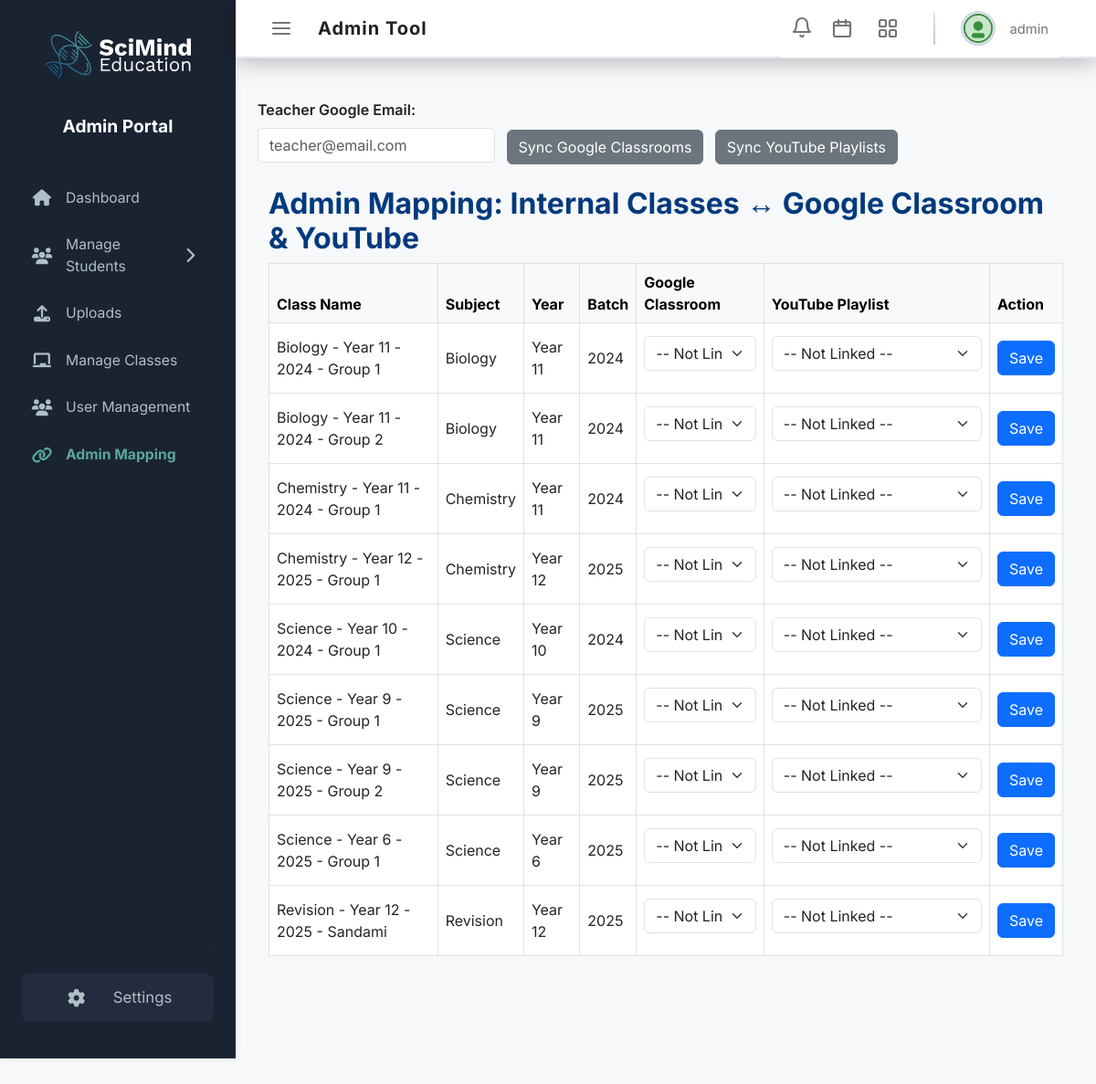
/admin/mapping (signed in), run on the app's committed database.
### app.py (models this page shows, shortened)
class UserAccount(UserMixin, db.Model):
    __tablename__ = 'user_account'
    id = db.Column(db.Integer, primary_key=True)
    username = db.Column(db.String, unique=True, nullable=False)
    email = db.Column(db.String, unique=True, nullable=False)
    password_hash = db.Column(db.String, nullable=False)
    role = db.Column(db.String)
    active = db.Column(db.Boolean, default=True)
    created_at = db.Column(db.DateTime, default=datetime.utcnow)
    google_email = db.Column(db.String)
    profile_picture_url = db.Column(db.Text)
    classes_taught = db.relationship('Class', foreign_keys='Class.class_teacher', backref='teacher', lazy='dynamic')
    classes_updated = db.relationship('Class', foreign_keys='Class.updated_by', backref='class_updated_by', lazy='dynamic')
    videos_uploaded = db.relationship('Video', foreign_keys='Video.uploaded_by', backref='uploader', lazy='dynamic')
    student_fees_updated = db.relationship('StudentFee', foreign_keys='StudentFee.updated_by', backref='fee_updated_by', lazy='dynamic')
    attendances_updated = db.relationship('Attendance', foreign_keys='Attendance.updated_by', backref='attendance_updated_by', lazy='dynamic')
    payments_updated = db.relationship('Payment', foreign_keys='Payment.updated_by', backref='payment_updated_by', lazy='dynamic')
    google_accounts_owned = db.relationship('GoogleIntegrationAccount', foreign_keys='GoogleIntegrationAccount.owner_user_id', backref='owner', lazy='dynamic')
    google_courses_created = db.relationship('GoogleClassroomCourse', foreign_keys='GoogleClassroomCourse.created_by', backref='course_creator', lazy='dynamic')

class Class(db.Model):
    __tablename__ = 'class'
    id = db.Column(db.Integer, primary_key=True)
    class_code = db.Column(db.String, unique=True, nullable=False)
    class_status = db.Column(db.String)
    class_name = db.Column(db.String)
    subject = db.Column(db.String)
    year_level = db.Column(db.String)
    batch = db.Column(db.String)
    sub_batch = db.Column(db.String)
    class_type = db.Column(db.String)
    description = db.Column(db.String)
    playlist_id = db.Column(db.String)
    class_created = db.Column(db.DateTime)
    class_teacher = db.Column(db.Integer, db.ForeignKey('user_account.id'))
    class_day = db.Column(db.String)
    class_time = db.Column(db.String)
    class_location = db.Column(db.String)
    updated_by = db.Column(db.Integer, db.ForeignKey('user_account.id'))
    updated_at = db.Column(db.DateTime)
    videos = db.relationship('Video', backref='class_', lazy='dynamic')
    assignments = db.relationship('StudentClassAssignment', backref='class_', lazy='dynamic')
    fees = db.relationship('StudentFee', backref='class_', lazy='dynamic')
    attendances = db.relationship('Attendance', backref='class_', lazy='dynamic')
    google_courses = db.relationship('GoogleClassroomCourse', backref='class_', lazy='dynamic')

### app.py (the view)
@app.route('/admin/mapping')
@login_required
@admin_required
def admin_mapping():
    classes = Class.query.all()
    gclass_courses = GoogleClassroomCourse.query.all()
    from sqlalchemy import func
    playlists = db.session.query(
        Video.youtube_playlist_id, func.max(Video.title)
    ).group_by(Video.youtube_playlist_id).all()
    return render_template(
        'admin_mapping.html',
        classes=classes,
        gclass_courses=gclass_courses,
        playlists=playlists
    )

### templates/admin_mapping.html (shortened to what this page needs)
{% extends "layout.html" %}
{% block pagetitle %}Admin Tool{% endblock %}
{% block content %}
<div class="mb-3">
  <label for="sync-teacher-email" class="form-label">Teacher Google Email:</label>
  <input type="email" id="sync-teacher-email" class="form-control d-inline-block" style="width:auto;" placeholder="teacher@email.com">
  <button class="btn btn-secondary ms-2" id="btn-sync-gclass">Sync Google Classrooms</button>
  <button class="btn btn-secondary ms-2" id="btn-sync-yt">Sync YouTube Playlists</button>
</div>
<div class="container mt-4">
  <h2>Admin Mapping: Internal Classes ↔ Google Classroom & YouTube</h2>
  <div class="table-responsive">
    <table class="table table-bordered align-middle" id="mapping-table">
      <thead class="table-light">
        <tr>
          <th>Class Name</th>
          <th>Subject</th>
          <th>Year</th>
          <th>Batch</th>
          <th>Google Classroom</th>
          <th>YouTube Playlist</th>
          <th>Action</th>
        </tr>
      </thead>
      <tbody>
        {% for c in classes %}
        <tr data-class-code="{{ c.class_code }}">
          <td>{{ c.class_name }}</td>
          <td>{{ c.subject }}</td>
          <td>{{ c.year_level }}</td>
          <td>{{ c.batch }}</td>
          <td>
            <select class="form-select gclass-select" data-initial="{{ c.courseId or '' }}">
              <option value="">-- Not Linked --</option>
            </select>
          </td>
          <td>
            <select class="form-select playlist-select" data-initial="{{ c.playlist_id or '' }}">
              <option value="">-- Not Linked --</option>
            </select>
          </td>
          <td>
            <button class="btn btn-primary btn-save-mapping">Save</button>
          </td>
        </tr>
        {% endfor %}
      </tbody>
    </table>
  </div>
</div>
{% endblock %}

### templates/layout.html (shortened to what this page needs)
<!DOCTYPE html>
<html lang="en">
<head>
  <link href="https://cdn.jsdelivr.net/npm/bootstrap@5.3.0/dist/css/bootstrap.min.css" rel="stylesheet">
  <link rel="stylesheet" href="{{ url_for('static', filename='style.css') }}" />
  <link rel="stylesheet" href="https://cdnjs.cloudflare.com/ajax/libs/font-awesome/6.4.0/css/all.min.css">
</head>
<body>
  <header class="topbar" style="position:fixed; top:0; left:258px; width:calc(100% - 258px); height:64px; background: #fff;; color:#222; box-shadow:0 4px 24px #0004; border-bottom:2px solid #e0e6ed; display:flex; align-items:center; justify-content:space-between; padding:0 0 0 36px; z-index:200; transition:left 0.22s, width 0.22s;">
    <div class="topbar-left" style="display:flex; align-items:center; gap:18px;">
      <button id="sidebar-collapse-btn" title="Collapse Sidebar" style="background:none; border:none; color:#757575; font-size:1.4em; padding:0 8px 0 0; cursor:pointer; border-radius:8px; transition:color 0.18s; display:flex; align-items:center; justify-content:center;">
        <svg width="28" height="28" viewBox="0 0 28 28" fill="none" xmlns="http://www.w3.org/2000/svg" style="display:block;" stroke="#757575" stroke-width="2.2" stroke-linecap="round">
          <line x1="5" y1="8" x2="23" y2="8" />
          <line x1="5" y1="14" x2="23" y2="14" />
          <line x1="5" y1="20" x2="23" y2="20" />
        </svg>
      </button>
      <span class="portal-title" style="font-size:1.25rem; font-weight:700;">{% block pagetitle %}DASHBOARD{% endblock %}</span>
    </div>
    <div class="topbar-right" style="display:flex; align-items:center; gap:10px; flex-wrap:nowrap; position:relative; height:64px; z-index:9999; background:#fff; overflow-x:visible; margin-left:auto; min-width:0; max-width:100%;">
      <button class="btn btn-link position-relative" style="color:#757575; font-size:1.2em; padding:0; background:none; border:none; border-radius:8px; z-index:999999;" title="Notifications">
        <svg xmlns="http://www.w3.org/2000/svg" width="28" height="28" fill="none" stroke="#757575" stroke-width="2.2" stroke-linecap="round" stroke-linejoin="round" class="lucide lucide-bell"><path d="M18 8A6 6 0 0 0 6 8c0 7-3 9-3 9h18s-3-2-3-9"/><path d="M13.73 21a2 2 0 0 1-3.46 0"/></svg>
      </button>
      <div class="calendar-widget-dropdown" style="position:relative;">
        <button id="calendar-widget-btn" class="btn btn-link position-relative" style="color:#757575; font-size:1.35em; padding:0 6px; background:none; border:none; border-radius:8px; z-index:999999;" title="Calendar Quick View">
          <svg xmlns="http://www.w3.org/2000/svg" width="28" height="28" fill="none" stroke="#757575" stroke-width="2.2" stroke-linecap="round" stroke-linejoin="round" class="lucide lucide-calendar"><rect x="3" y="5" width="18" height="16" rx="2"/><path d="M16 3v4"/><path d="M8 3v4"/><path d="M3 9h18"/></svg>
        </button>
      </div>
      <div class="quick-launch-dropdown" style="position:relative;">
        <button id="quick-launch-btn" class="btn btn-link position-relative" style="color:#757575; font-size:1.35em; padding:0 6px; background:none; border:none; border-radius:8px; z-index:999999;" title="Quick Launch Apps">
        </button>
      </div>
      <div class="topbar-separator" style="height:36px; width:2px; background:linear-gradient(to bottom, #e0e6ed 0%, #bfc7d1 100%); margin:0 18px; border-radius:2px; box-shadow:0 1px 4px #e0e6ed44; align-self:center;"></div>
      <div style="display:flex; align-items:center; gap:8px;">
        <div class="username-dropdown" style="position:relative; display:inline-flex; align-items:center; gap:8px;">
          <span style="display:inline-flex; align-items:center; justify-content:center; width:38px; height:38px; border-radius:50%; background:#e3e7ef; border:2px solid #d1d7e6; overflow:hidden; cursor:pointer;" id="avatar-btn">
            {% if current_user.is_authenticated and current_user.profile_pic_url %}
              <img src="{{ current_user.profile_pic_url }}" alt="Profile" style="width:100%; height:100%; object-fit:cover; border-radius:50%; border:2px solid #388e3c; background:#c8e6c9;">
            {% else %}
              <svg xmlns="http://www.w3.org/2000/svg" width="32" height="32" viewBox="0 0 32 32" fill="#c8e6c9" style="border-radius:50%; border:2px solid #388e3c;">
                <circle cx="16" cy="16" r="16" fill="#c8e6c9" />
                <circle cx="16" cy="13" r="6" fill="#388e3c" />
                <rect x="8" y="22" width="16" height="6" rx="3" fill="#388e3c" />
              </svg>
            {% endif %}
          </span>
          <span id="username-btn" style="display:flex; flex-direction:column; align-items:flex-start; justify-content:center; cursor:pointer; margin-left:8px;">
            <span style="font-size:0.92em; color:#757575; font-weight:400; line-height:1.1; margin-top:2px;">{% if current_user.is_authenticated %}{{ current_user.role|e }}{% else %}User{% endif %}</span>
          </span>
        </div>
      </div>
    </div>
  </header>
  <div class="layout-container" style="background:#f7f8fa; min-height:100vh; display:flex;">
    <aside class="sidebar" id="sidebar" style="background:#1a2332; width:258px; height:100vh; box-shadow:2px 0 8px rgba(0,0,0,0.04); border-radius:0; display:flex; flex-direction:column; align-items:center; position:fixed; left:0; top:0; bottom:0; z-index:101; transition:width 0.22s;">
      <div style="width:100%; display:flex; flex-direction:column; align-items:center; justify-content:center; background:#1a2332; padding-top:2px;">
        <img id="sidebar-logo" src="{{ url_for('static', filename='SVG/Horizontal/H - White and Color.svg') }}" alt="Logo" style="width:160px; height:auto; margin-bottom:0; transition:width 0.22s;" />
        <div id="sidebar-title" style="color:#fff; font-size:1.2rem; font-weight:700; margin-top:2em; margin-bottom: 0.5em; text-align:center; transition:opacity 0.22s;">Admin Portal</div>
      </div>
      <nav style="width:100%; margin-top:2em; flex:1;">
        <ul class="nav-links accordion" id="sidebar-nav" style="list-style:none; padding:0; margin:0;">
          <li style="margin-bottom:8px;">
            <a href="{{ url_for('dashboard') }}" class="nav-link {% if request.endpoint == 'dashboard' %}active{% endif %}"
              style="color:#b0bec5; font-size:0.98em; display:flex; align-items:center; gap:8px; padding:10px 32px; transition:padding 0.22s, gap 0.22s;">
              <i class="fas fa-home"></i>
              <span class="nav-text">Dashboard</span>
            </a>
          </li>
          <li class="nav-item" style="margin-bottom:8px;">
            <a class="nav-link d-flex align-items-center w-100"
              href="#"
              data-bs-toggle="collapse"
              data-bs-target="#sidebarManageStudentsCollapse"
              role="button"
              aria-expanded="false"
              aria-controls="sidebarManageStudentsCollapse"
              style="color:#b0bec5; font-size:0.98em; display:flex; align-items:center; padding:10px 32px; background:none; border:none; outline:none; box-shadow:none; text-align:left; width:100%; transition:padding 0.22s;">
              <i class="fas fa-users"></i>
              <span class="nav-text" style="margin-left:8px; display:flex; align-items:center; gap:6px;">
                Manage Students
                <i class="fas fa-chevron-right sidebar-collapse-arrow" style="font-size:1.1em;"></i>
              </span>
            </a>
          </li>
          <li style="margin-bottom:8px;">
            <a href="{{ url_for('upload') }}" class="nav-link {% if request.endpoint == 'upload' %}active{% endif %}"
              style="color:#b0bec5; font-size:0.98em; display:flex; align-items:center; gap:8px; padding:10px 32px; transition:padding 0.22s, gap 0.22s;">
              <i class="fas fa-upload"></i>
              <span class="nav-text">Uploads</span>
            </a>
          </li>
          <li style="margin-bottom:8px;">
            <a href="{{ url_for('manage_classes') }}" class="nav-link {% if request.endpoint == 'manage_classes' %}active{% endif %}"
              style="color:#b0bec5; font-size:0.98em; display:flex; align-items:center; gap:8px; padding:10px 32px; transition:padding 0.22s, gap 0.22s;">
              <i class="fas fa-chalkboard"></i>
              <span class="nav-text">Manage Classes</span>
            </a>
          </li>
          <li style="margin-bottom:8px;">
            <a href="{{ url_for('users') }}" class="nav-link {% if request.endpoint == 'users' %}active{% endif %}"
              style="color:#b0bec5; font-size:0.98em; display:flex; align-items:center; gap:8px; padding:10px 32px; transition:padding 0.22s, gap 0.22s;">
              <i class="fas fa-users"></i>
              <span class="nav-text">User Management</span>
            </a>
          </li>
          {% if current_user.is_authenticated and current_user.role == 'admin' %}
          <li style="margin-bottom:8px;">
            <a href="{{ url_for('admin_mapping') }}" class="nav-link {% if request.endpoint == 'admin_mapping' %}active{% endif %}"
              style="color:#b0bec5; font-size:0.98em; display:flex; align-items:center; gap:8px; padding:10px 32px; transition:padding 0.22s, gap 0.22s;">
              <i class="fas fa-link"></i>
              <span class="nav-text">Admin Mapping</span>
            </a>
          </li>
          {% endif %}
        </ul>
      </nav>
      <div style="width:100%; position:absolute; bottom:0; left:0; padding-bottom:24px;">
        <hr style="border:none; border-top:1px solid #2c3550; margin:0 24px 24px 24px;">
        <a href="#" class="nav-link sidebar-settings-link" style="color:#b0bec5; font-size:1.05em; display:flex; align-items:center; gap:22px; padding:14px 32px; justify-content:center; background:#232b3e; border-radius:8px; margin:0 24px 16px 24px; text-align:center; transition:padding 0.22s, gap 0.22s;"><i class="fas fa-cog"></i> <span class="sidebar-settings-text">Settings</span></a>
      </div>
    </aside>
    <main class="main-content" style="flex:1; background:#f7f8fa; min-height:100vh; margin-top:64px; transition:margin-left 0.22s;">
      <section class="content-area" style="background:#f7f8fa; height:calc(100vh - 64px); padding:32px 24px; margin-left:258px; overflow-y:auto; transition:margin-left 0.22s;">
        {% block content %}{% endblock %}
      </section>
    </main>
  </div>

### data on the page
UserAccount: role "admin"
Class: class_name "Biology - Year 11 - 2024 - Group 1", subject "Biology", year_level "Year 11", batch "2024"
Class: class_name "Biology - Year 11 - 2024 - Group 2", subject "Biology", year_level "Year 11", batch "2024"
Class: class_name "Chemistry - Year 11 - 2024 - Group 1", subject "Chemistry", year_level "Year 11", batch "2024"
Class: class_name "Chemistry - Year 12 - 2025 - Group 1", subject "Chemistry", year_level "Year 12", batch "2025"
Class: class_name "Science - Year 10 - 2024 - Group 1", subject "Science", year_level "Year 10", batch "2024"
Class: class_name "Science - Year 9 - 2025 - Group 1", subject "Science", year_level "Year 9", batch "2025"
Class: class_name "Science - Year 9 - 2025 - Group 2", subject "Science", year_level "Year 9", batch "2025"
Class: class_name "Science - Year 6 - 2025 - Group 1", subject "Science", year_level "Year 6", batch "2025"
Class: class_name "Revision - Year 12 - 2025 - Sandami", subject "Revision", year_level "Year 12", batch "2025"
